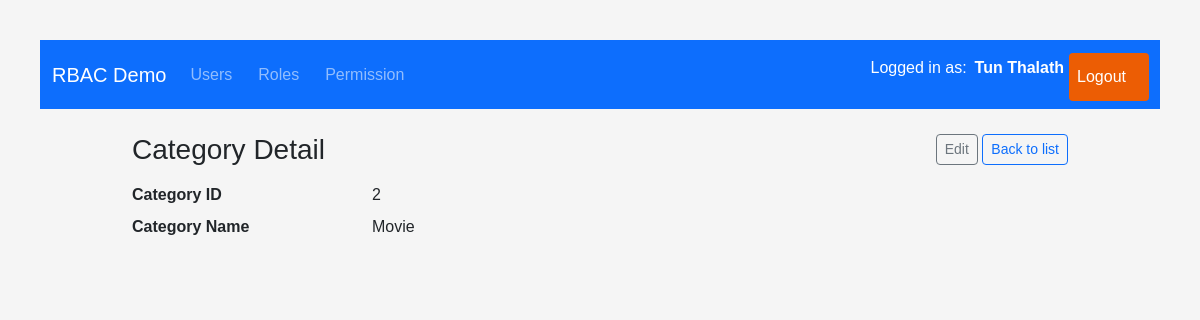
Page /categories/2 (signed in) on the committed database.
### app/models/user.py (models this page shows, shortened)
class User(UserMixin, db.Model):
    __tablename__ = "users"
    id = db.Column(db.Integer, primary_key=True)
    username = db.Column(db.String(80), unique=True, nullable=False)
    email = db.Column(db.String(120), unique=True, nullable=False)
    full_name = db.Column(db.String(120), nullable=False)
    is_active = db.Column(db.Boolean, default=True, nullable=False)
    password_hash = db.Column(db.String(255), nullable=False)
    created_at = db.Column(db.DateTime, default=datetime.utcnow, nullable=False)
    updated_at = db.Column(db.DateTime, default=datetime.utcnow, onupdate=datetime.utcnow, nullable=False)
    roles = db.relationship("Role", secondary=user_roles, back_populates="users")

### app/models/expense_budget.py (models this page shows)
class Category(db.Model):
    __tablename__ = "categories"
    id = db.Column(db.Integer, primary_key=True)
    name = db.Column(db.String(100), unique=True, nullable=False)
    budgets = db.relationship("Budget", backref="category_ref", lazy=True)
    expenses = db.relationship("Expense", backref="category_ref", lazy=True)

### app/routes/category_routes.py (the view)
@category_bp.route("/<int:category_id>")
@login_required
def detail(category_id: int):
    category = CS.get_category_by_id(category_id)
    if category is None:
        abort(404)
    return render_template("categories/detail.html", category=category)

### app/services/category_service.py (called while the page is built)
    @staticmethod
    def get_category_by_id(category_id: int) -> Optional[Category]:
        return Category.query.get(category_id)

### app/templates/categories/detail.html (shortened to what this page needs)
{% extends "layouts/base.html" %}
{% block content %}
<div class="d-flex justify-content-between align-items-center mb-3">
    <h1 class="h3 mb-0">Category Detail</h1>
    <div>
        <a href="{{ url_for('categories.edit', category_id=category.id) }}"
           class="btn btn-sm btn-outline-secondary">Edit</a>
        <a href="{{ url_for('categories.index') }}"
           class="btn btn-sm btn-outline-primary">Back to list</a>
    </div>
</div>
<dl class="row">
    <dt class="col-sm-3">Category ID </dt>
    <dd class="col-sm-9">{{ category.id }}</dd>
    <dt class="col-sm-3">Category Name</dt>
    <dd class="col-sm-9">{{ category.name }}</dd>
</dl>
{% endblock %}

### app/templates/layouts/base.html (shortened to what this page needs)
<!doctype html>
<html lang="en">
    <head>
        <link href="https://cdn.jsdelivr.net/npm/bootstrap@5.3.8/dist/css/bootstrap.min.css" rel="stylesheet" />
        <link rel="stylesheet" href="{{ url_for('static', filename='css/style.css') }} " />
    </head>
    <body>
        <nav class="navbar navbar-expand-lg navbar-dark bg-primary mb-4">
            <div class="container-fluid">
                <a class="navbar-brand" href="#">
                    RBAC Demo
                </a>
                <div class="collapse navbar-collapse" id="navbarMain">
                    <ul class="navbar-nav me-auto mb-2 mb-lg-0">
                        <li class="nav-item">
                            <a href="{{ url_for('users.index') }}"
                               class="nav-link {% if request.blueprint == 'users' %}active {% endif %}" >
                                Users
                            </a>
                        </li>
                        <li class="nav-item">
                            <a href="{{ url_for('roles.index') }}"
                               class="nav-link {% if request.blueprint == 'roles' %}active{% endif %}">
                                Roles
                            </a>
                        </li>
                        <li class="nav-item">
                            <a href="{{ url_for('permissions.index') }}"
                               class="nav-link {% if request.blueprint == 'permissions' %}active {% endif %}">
                                Permission
                            </a>
                        </li>
                    </ul>
                    <ul class="navbar-nav me-1 mb-2 mb-lg-0">
                        {% if current_user.is_authenticated %}
                        <li class="nav-item">
                            <li class="nav-item">
                                <span class="navbar text-white">
                                    Logged in as: <strong class="ms-2">{{ current_user.full_name }}</strong>
                                </span>
                            </li>
                        </li>
                        <li class="nav-item">
                            <a href="{{ url_for('auth.logout') }}" class="nav-link login-button">Logout</a>
                        </li>
                        {% else %}
                        <li class="nav-item">
                            <a href="{{ url_for('auth.login') }}" class="nav-link login-button">Login</a>
                        </li>
                        {% endif %}
                    </ul>
                </div>
            </div>
        </nav>
        <main class="container">
            {% block content %}{% endblock %}
        </main>
    </body>
</html>

### app/static/css/style.css (style rules this page uses)
body { background-color: #f5f5f5; font-family: Arial; margin: 40px; }
main.container { max-width: 960px; }
.login-button { background-color: #ec5d04; color: white; padding: 12px 20px; border: none; border-radius: 4px; cursor: pointer; font-size: 16px; width: 100%; margin-top: 5px; margin-left: 5px; transition: background-color 0.3s ease; }
nav a { margin-right: 10px; }

### rows in the picture
User: full_name "Tun Thalath"
Category: id "2", name "Movie"
